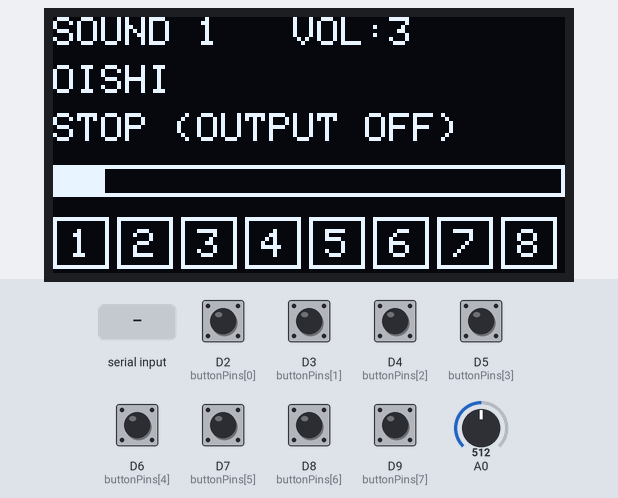
The sketch below on a simulated Arduino Zero (SAMD21). Parts: 128×64 one-colour display. The test bench sets the inputs (shaded band); at power-on: D2 (buttonPins[0]), D3 (buttonPins[1]), D4 (buttonPins[2]), D5 (buttonPins[3]), D6 (buttonPins[4]), D7 (buttonPins[5]), D8 (buttonPins[6]), D9 (buttonPins[7]) HIGH, A0 = 512 (analog values on the 0–1023 scale). The modem accepts every AT command (registered, SIM ready, sends succeed) and sends nothing else; what the sketch prints to the serial monitor is not drawn.

Above: at 5.9 s.
6.0 s: D2 (buttonPins[0]) pulled LOW for 0.15 s
At 6.9 s:
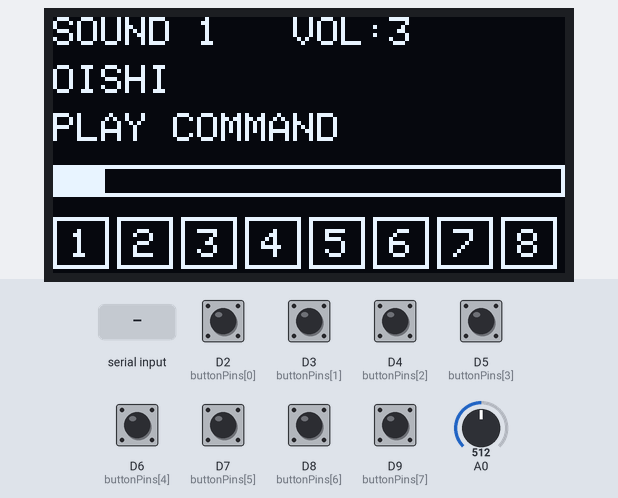
7.7 s: "90,45\n" received over Serial
At 8.8 s:
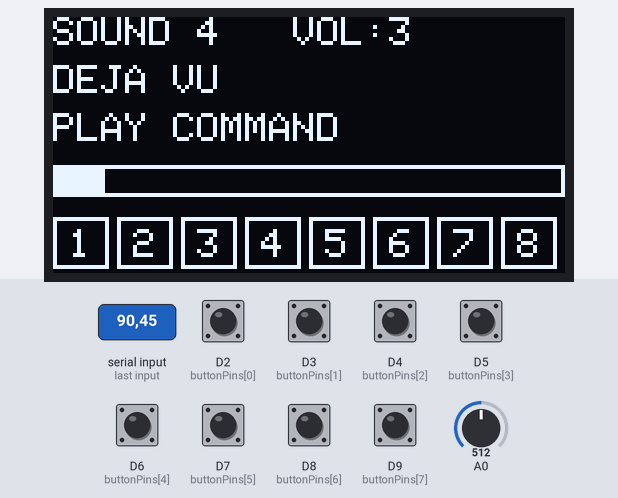
9.2 s: D3 (buttonPins[1]) pulled LOW for 0.15 s
At 10.5 s:
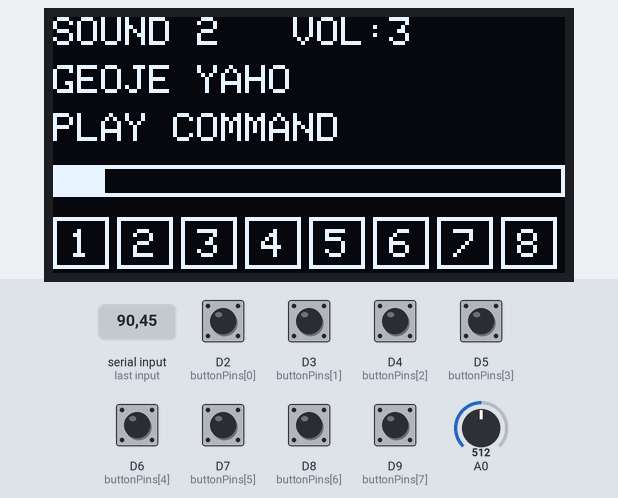
10.9 s: D4 (buttonPins[2]) pulled LOW for 0.15 s
At 11.8 s:
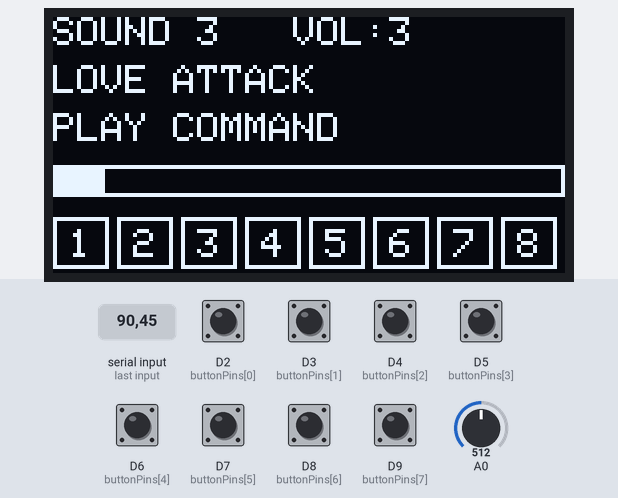
12.6 s: D7 (buttonPins[5]) pulled LOW for 0.15 s
At 13.1 s:
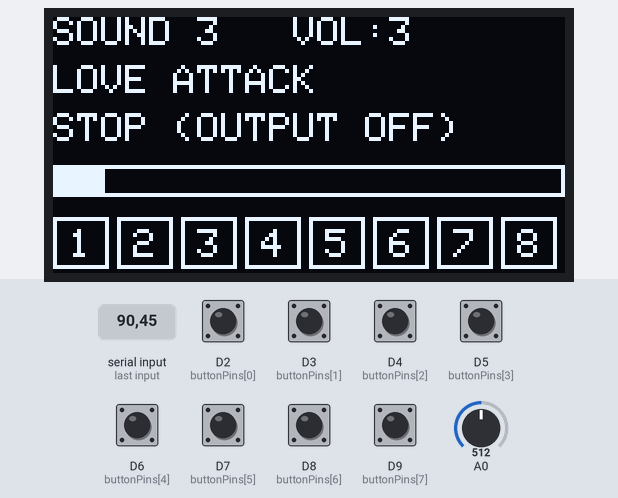
14.3 s: D5 (buttonPins[3]) pulled LOW for 0.15 s
At 14.43 s:
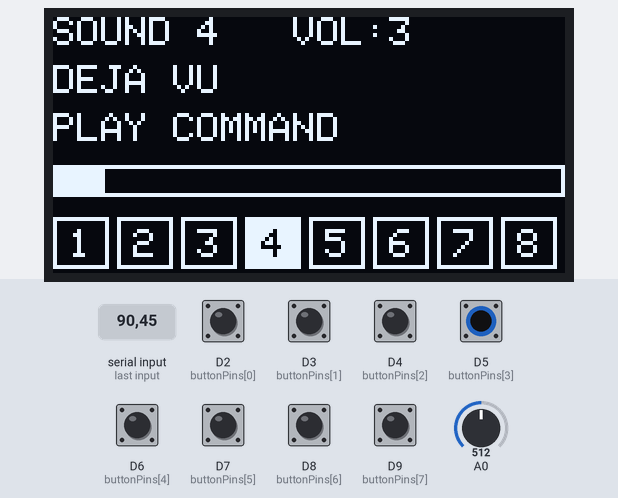
Timing chart, 0 to 17.0 s (numbered marks = the images above; inputs shaded):
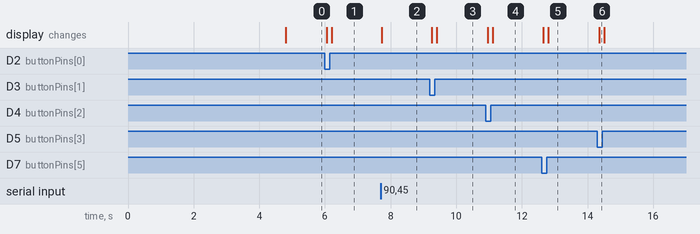

Measured:
- after the input at 6.0 s, the display: first changes after 0.06 s (image 1 shows a later state)
- after the input at 7.7 s, the display: changes at once (image 2)
- after the input at 9.2 s, the display: first changes after 0.06 s (image 3 shows a later state)
- after the input at 10.9 s, the display: first changes after 0.06 s (image 4 shows a later state)
- after the input at 12.6 s, the display: first changes after 0.06 s (image 5 shows a later state)
- after the input at 14.3 s, the display: changes after 0.06 s (image 6)

The sketch:

user_reference_quiet.ino
```cpp
// User-supplied working sketch, with volume capped at 3/30 for comparison.
// No Wi-Fi, NeoPixel, simulator protocol, or mandatory response acknowledgments.
#include <Wire.h>
#include <Adafruit_GFX.h>
#include <Adafruit_SSD1306.h>

Adafruit_SSD1306 oled(128, 64, &Wire, -1);
const byte buttonPins[8] = {2, 3, 4, 5, 6, 7, 8, 9};
bool rawState[8], stableState[8];
unsigned long changedAt[8] = {};
bool oledReady = false, dirty = true;
unsigned long lastDraw = 0;
int selectedSound = 1;
bool outputEnabled = false;
const char* actionText = "STOP (OUTPUT OFF)";
const char* soundNames[4] = {"OISHI", "GEOJE YAHO", "LOVE ATTACK", "DEJA VU"};
float filteredADC = 0;
int targetVolume = 3, sentVolume = -1;
unsigned long lastAnalogRead = 0, volumeChangedAt = 0;
const byte QUEUE_SIZE = 24;
char atQueue[QUEUE_SIZE][48];
byte queueRead = 0, queueWrite = 0;
unsigned long lastSend = 0;

bool respondsAt(byte address) {
  Wire.beginTransmission(address);
  return Wire.endTransmission() == 0;
}
int queueFree() {
  return (queueRead + QUEUE_SIZE - queueWrite - 1) % QUEUE_SIZE;
}
bool enqueueAT(const char* command) {
  byte next = (queueWrite + 1) % QUEUE_SIZE;
  if (next == queueRead) { Serial.println("ERR: MP3 queue full"); return false; }
  snprintf(atQueue[queueWrite], sizeof(atQueue[0]), "%s", command);
  queueWrite = next;
  return true;
}
void sendAT(const char* command) {
  Serial.print("SEND: "); Serial.println(command);
  Serial1.print(command); Serial1.print("\r\n");
  lastSend = millis();
}
void playSound(int number) {
  if (queueFree() < 3) { Serial.println("BUSY: try again"); return; }
  selectedSound = constrain(number, 1, 4);
  enqueueAT("AT+AMP=OFF");
  char command[48];
  snprintf(command, sizeof(command), "AT+PLAYFILE=/sound%d.mp3", selectedSound);
  enqueueAT(command);
  enqueueAT("AT+AMP=ON");
  outputEnabled = true; actionText = "PLAY COMMAND"; dirty = true;
}
void stopSound() {
  queueRead = queueWrite;
  enqueueAT("AT+AMP=OFF");
  outputEnabled = false; actionText = "STOP (OUTPUT OFF)"; dirty = true;
}
void toggleSound() {
  if (outputEnabled) stopSound(); else playSound(selectedSound);
}
void handleButton(byte index) {
  Serial.print("Button "); Serial.println(index + 1);
  if (index < 4) { playSound(index + 1); return; }
  switch (index) {
    case 4: playSound(selectedSound); break;
    case 5: stopSound(); break;
    case 6: playSound(selectedSound == 4 ? 1 : selectedSound + 1); break;
    case 7: playSound(selectedSound == 1 ? 4 : selectedSound - 1); break;
  }
}
void readButtons() {
  unsigned long now = millis();
  for (byte i = 0; i < 8; i++) {
    bool reading = digitalRead(buttonPins[i]);
    if (reading != rawState[i]) { rawState[i] = reading; changedAt[i] = now; }
    if (now - changedAt[i] >= 30 && reading != stableState[i]) {
      stableState[i] = reading; dirty = true;
      if (reading == LOW) handleButton(i);
    }
  }
}
void readVolumeKnob() {
  unsigned long now = millis();
  if (now - lastAnalogRead < 10) return;
  lastAnalogRead = now;
  int raw = 1023 - analogRead(A0);
  filteredADC += (raw - filteredADC) * 0.15f;
  // Only intentional behavioral change: fixed quiet test volume, not A0 volume.
  int newVolume = 3;
  if (newVolume != targetVolume) {
    targetVolume = newVolume; volumeChangedAt = now; dirty = true;
  }
}
void serviceMP3() {
  if (millis() - lastSend < 250) return;
  if (queueRead != queueWrite) {
    sendAT(atQueue[queueRead]);
    queueRead = (queueRead + 1) % QUEUE_SIZE;
    return;
  }
  if (targetVolume != sentVolume && millis() - volumeChangedAt >= 200) {
    char command[24];
    snprintf(command, sizeof(command), "AT+VOL=%d", targetVolume);
    sendAT(command); sentVolume = targetVolume;
  }
}
void printHelp() {
  Serial.println("1-4: select and play sound");
  Serial.println("p: replay selected sound");
  Serial.println("s: output stop");
  Serial.println("n: next sound / b: previous sound");
  Serial.println("0: output stop / restart");
  Serial.println("?: connection test");
  Serial.println("QUIET REFERENCE TEST: fixed volume 3/30");
}
void readSerial() {
  for (byte i = 0; i < 64 && Serial1.available(); i++) Serial.write(Serial1.read());
  for (byte i = 0; i < 8 && Serial.available(); i++) {
    char c = Serial.read();
    if (c >= '1' && c <= '4') { playSound(c - '0'); continue; }
    switch (c) {
      case 'p': case 'P': playSound(selectedSound); break;
      case 's': case 'S': stopSound(); break;
      case 'n': case 'N': playSound(selectedSound == 4 ? 1 : selectedSound + 1); break;
      case 'b': case 'B': playSound(selectedSound == 1 ? 4 : selectedSound - 1); break;
      case '0': toggleSound(); break;
      case '?': enqueueAT("AT"); break;
      case 'h': case 'H': printHelp(); break;
      case '\r': case '\n': case ' ': break;
      default: Serial.println("Unknown command. Send h."); break;
    }
  }
}
void drawOLED() {
  if (!oledReady || !dirty || millis() - lastDraw < 100) return;
  dirty = false; lastDraw = millis();
  oled.clearDisplay(); oled.setTextSize(1); oled.setTextWrap(false);
  oled.setTextColor(SSD1306_WHITE);
  oled.setCursor(0, 0); oled.print("SOUND "); oled.print(selectedSound);
  oled.print("   VOL:"); oled.print(targetVolume);
  oled.setCursor(0, 12); oled.print(soundNames[selectedSound - 1]);
  oled.setCursor(0, 24); oled.print(actionText);
  oled.drawRect(0, 37, 128, 8, SSD1306_WHITE);
  int width = map(targetVolume, 0, 30, 0, 126);
  if (width > 0) oled.fillRect(1, 38, width, 6, SSD1306_WHITE);
  for (byte i = 0; i < 8; i++) {
    int x = i * 16; bool pressed = stableState[i] == LOW;
    if (pressed) { oled.fillRect(x, 50, 14, 13, SSD1306_WHITE); oled.setTextColor(SSD1306_BLACK); }
    else { oled.drawRect(x, 50, 14, 13, SSD1306_WHITE); oled.setTextColor(SSD1306_WHITE); }
    oled.setCursor(x + 4, 53); oled.print(i + 1);
  }
  oled.display();
}
void setup() {
  Serial.begin(115200); Serial1.begin(115200);
  analogReadResolution(10);
  for (byte i = 0; i < 8; i++) {
    pinMode(buttonPins[i], INPUT_PULLUP);
    rawState[i] = stableState[i] = digitalRead(buttonPins[i]);
  }
  filteredADC = 1023 - analogRead(A0);
  targetVolume = 3;
  Wire.begin();
  byte address = 0;
  if (respondsAt(0x3C)) address = 0x3C;
  else if (respondsAt(0x3D)) address = 0x3D;
  if (address) oledReady = oled.begin(SSD1306_SWITCHCAPVCC, address);
  delay(2000);
  sendAT("AT+VOL=0"); delay(250);
  sendAT("AT+FUNCTION=1"); delay(2000);
  sendAT("AT+AMP=OFF"); delay(250);
  sendAT("AT+PLAYMODE=3"); delay(250);
  sentVolume = -1; volumeChangedAt = millis();
  printHelp();
}
void loop() {
  readButtons(); readVolumeKnob(); readSerial(); serviceMP3(); drawOLED();
}
```
